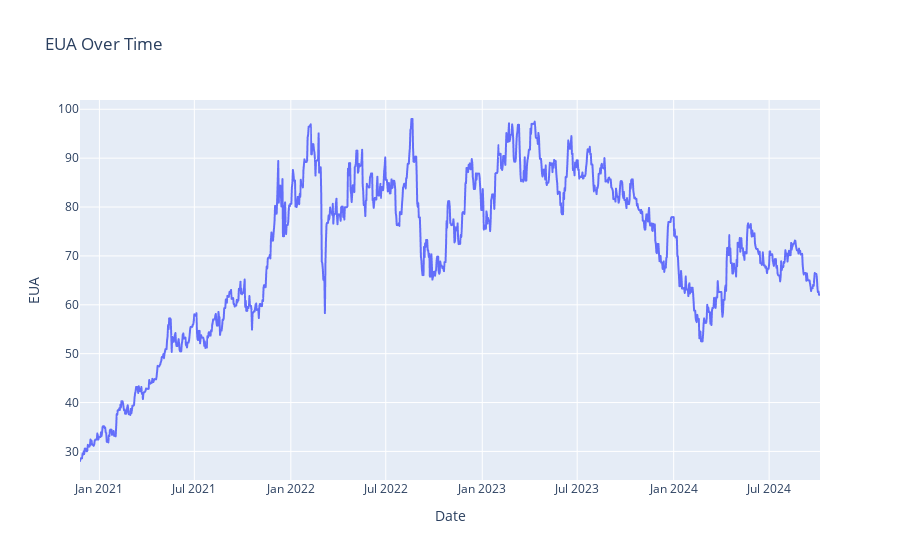

Notebook cell for this chart:
### Code cell
import plotly.express as px
# Assuming df_all is your DataFrame
fig = px.line(df_all, x='Date', y='EUA', title='EUA Over Time')
# Show the figure
fig.show()

### Figure 1 — Plotly figure (JSON) as saved in the notebook; plotly's stock layout.template omitted (floating-point values rounded to 4 significant figures; data arrays with more than 128 entries replaced by an {"elided": "..."} marker saying what was removed)
{"data": [{"hovertemplate": "Date=%{x}<br>EUA=%{y}<extra></extra>", "legendgroup": "", "line": {"color": "#636efa", "dash": "solid"}, "marker": {"symbol": "circle"}, "mode": "lines", "name": "", "showlegend": false, "type": "scattergl", "x": {"elided": "1412 str values"}, "xaxis": "x", "y": {"elided": "1412 float values"}, "yaxis": "y"}], "layout": {"legend": {"tracegroupgap": 0}, "title": {"text": "EUA Over Time"}, "xaxis": {"anchor": "y", "domain": [0, 1], "title": {"text": "Date"}}, "yaxis": {"anchor": "x", "domain": [0, 1], "title": {"text": "EUA"}}}}
